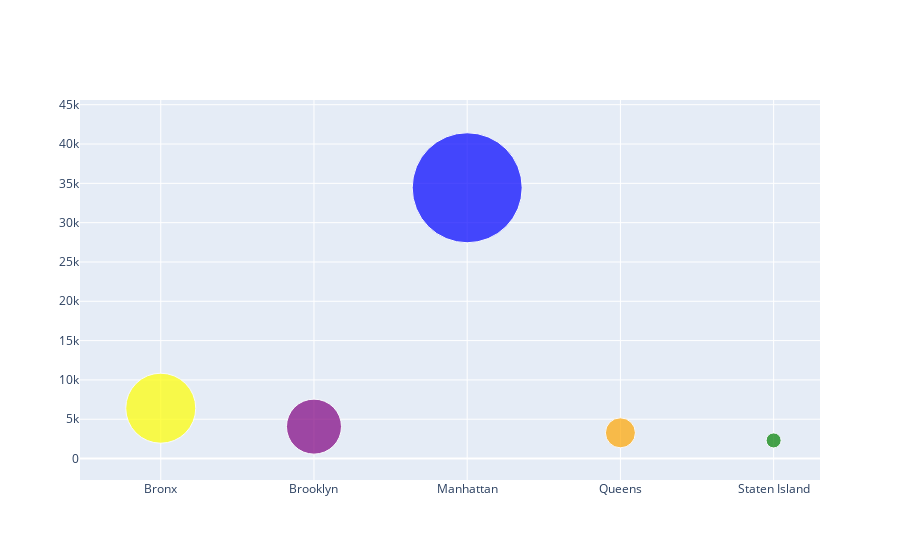

Notebook source saved alongside this figure:
### Markdown cell above
### Gross square feet in NYC boroughs

### Code cell
df_vis = df.copy()
# replacing missing values with 0 
df_vis['GROSS SQUARE FEET'] = df_vis['GROSS SQUARE FEET'].replace(' -  ', '0').astype(int)
# calculating the mean value, but ommiting values 0 we added in the previous step 
df_vis = df_vis[df_vis["GROSS SQUARE FEET"] != 0].groupby('BOROUGH')['GROSS SQUARE FEET'].mean()

fig = go.Figure(data=[go.Scatter(
    x = df_vis.index,
    y = df_vis,
    mode='markers',
    marker=dict(
        color=['yellow', 'purple', 'blue', 'orange', 'green'],
        size=[70, 55, 110, 30, 15],
        showscale=False,
        ))])

fig.show()

### Figure 1 — Plotly figure (JSON) as saved in the notebook; plotly's stock layout.template omitted (floating-point values rounded to 4 significant figures)
{"data": [{"marker": {"color": ["yellow", "purple", "blue", "orange", "green"], "showscale": false, "size": [70, 55, 110, 30, 15]}, "mode": "markers", "type": "scatter", "x": ["Bronx", "Brooklyn", "Manhattan", "Queens", "Staten Island"], "y": [6402.0, 4060.0, 34440.0, 3272.0, 2307.0]}], "layout": {}}
